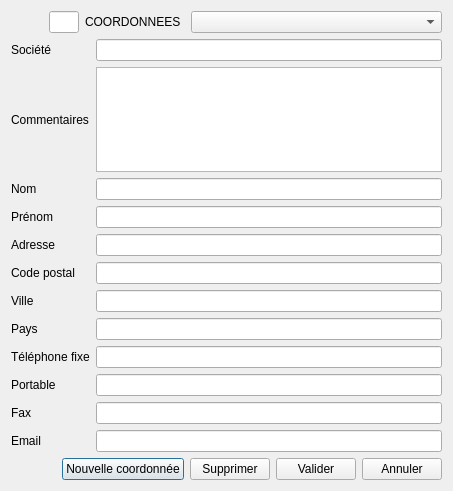
<?xml version="1.0" encoding="UTF-8"?>
<ui version="4.0">
 <class>Dialog_coordonnees</class>
 <widget class="QDialog" name="Dialog_coordonnees">
  <property name="geometry">
   <rect>
    <x>0</x>
    <y>0</y>
    <width>453</width>
    <height>491</height>
   </rect>
  </property>
  <property name="windowTitle">
   <string>Fiche coordonnées</string>
  </property>
  <layout class="QHBoxLayout" name="horizontalLayout_3">
   <item>
    <layout class="QVBoxLayout" name="verticalLayout">
     <item>
      <layout class="QHBoxLayout" name="horizontalLayout_4">
       <item>
        <widget class="QLabel" name="label_7">
         <property name="maximumSize">
          <size>
           <width>32</width>
           <height>32</height>
          </size>
         </property>
         <property name="text">
          <string/>
         </property>
         <property name="pixmap">
          <pixmap resource="../openjardin.qrc">:/images/adresses.png</pixmap>
         </property>
         <property name="scaledContents">
          <bool>true</bool>
         </property>
        </widget>
       </item>
       <item>
        <widget class="QLineEdit" name="lineEdit_idCoordonnees">
         <property name="maximumSize">
          <size>
           <width>30</width>
           <height>16777215</height>
          </size>
         </property>
        </widget>
       </item>
       <item>
        <widget class="QLabel" name="label_11">
         <property name="maximumSize">
          <size>
           <width>100</width>
           <height>30</height>
          </size>
         </property>
         <property name="text">
          <string>COORDONNEES</string>
         </property>
        </widget>
       </item>
       <item>
        <widget class="QComboBox" name="comboBox_societe"/>
       </item>
      </layout>
     </item>
     <item>
      <layout class="QGridLayout" name="gridLayout">
       <item row="8" column="2">
        <widget class="QLineEdit" name="lineEdit_Pays"/>
       </item>
       <item row="6" column="0">
        <widget class="QLabel" name="label_5">
         <property name="text">
          <string>Code postal</string>
         </property>
        </widget>
       </item>
       <item row="3" column="0">
        <widget class="QLabel" name="label_16">
         <property name="text">
          <string>Nom</string>
         </property>
        </widget>
       </item>
       <item row="14" column="0">
        <layout class="QVBoxLayout" name="verticalLayout_2"/>
       </item>
       <item row="9" column="2">
        <widget class="QLineEdit" name="lineEdit_Fixe"/>
       </item>
       <item row="5" column="2">
        <widget class="QLineEdit" name="lineEdit_Adresse"/>
       </item>
       <item row="11" column="0">
        <widget class="QLabel" name="label_8">
         <property name="text">
          <string>Fax</string>
         </property>
        </widget>
       </item>
       <item row="12" column="0">
        <widget class="QLabel" name="label_9">
         <property name="text">
          <string>Email</string>
         </property>
        </widget>
       </item>
       <item row="6" column="2">
        <widget class="QLineEdit" name="lineEdit_Code_postal"/>
       </item>
       <item row="7" column="0">
        <widget class="QLabel" name="label_6">
         <property name="text">
          <string>Ville</string>
         </property>
        </widget>
       </item>
       <item row="10" column="0">
        <widget class="QLabel" name="label_14">
         <property name="text">
          <string>Portable</string>
         </property>
        </widget>
       </item>
       <item row="4" column="0">
        <widget class="QLabel" name="label_3">
         <property name="text">
          <string>Prénom</string>
         </property>
        </widget>
       </item>
       <item row="8" column="0">
        <widget class="QLabel" name="label_12">
         <property name="text">
          <string>Pays</string>
         </property>
        </widget>
       </item>
       <item row="2" column="0">
        <widget class="QLabel" name="label_2">
         <property name="text">
          <string>Commentaires</string>
         </property>
        </widget>
       </item>
       <item row="2" column="2">
        <widget class="QTextEdit" name="textEdit_Commentaires"/>
       </item>
       <item row="11" column="2">
        <widget class="QLineEdit" name="lineEdit_Fax"/>
       </item>
       <item row="9" column="0">
        <widget class="QLabel" name="label_13">
         <property name="text">
          <string>Téléphone fixe</string>
         </property>
        </widget>
       </item>
       <item row="10" column="2">
        <widget class="QLineEdit" name="lineEdit_portable"/>
       </item>
       <item row="1" column="2">
        <widget class="QLineEdit" name="lineEdit_Societe"/>
       </item>
       <item row="5" column="0">
        <widget class="QLabel" name="label_4">
         <property name="text">
          <string>Adresse</string>
         </property>
        </widget>
       </item>
       <item row="12" column="2">
        <widget class="QLineEdit" name="lineEdit_Email"/>
       </item>
       <item row="4" column="2">
        <widget class="QLineEdit" name="lineEdit_Prenom"/>
       </item>
       <item row="3" column="2">
        <widget class="QLineEdit" name="lineEdit_Nom"/>
       </item>
       <item row="7" column="2">
        <widget class="QLineEdit" name="lineEdit_Ville"/>
       </item>
       <item row="1" column="0">
        <widget class="QLabel" name="label">
         <property name="text">
          <string>Société</string>
         </property>
        </widget>
       </item>
      </layout>
     </item>
     <item>
      <layout class="QHBoxLayout" name="horizontalLayout">
       <item>
        <spacer name="horizontalSpacer">
         <property name="orientation">
          <enum>Qt::Horizontal</enum>
         </property>
         <property name="sizeHint" stdset="0">
          <size>
           <width>40</width>
           <height>20</height>
          </size>
         </property>
        </spacer>
       </item>
       <item>
        <widget class="QPushButton" name="pushButton_nouveau">
         <property name="text">
          <string>Nouvelle coordonnée</string>
         </property>
         <property name="icon">
          <iconset resource="../openjardin.qrc">
           <normaloff>:/images/add_48.png</normaloff>:/images/add_48.png</iconset>
         </property>
        </widget>
       </item>
       <item>
        <widget class="QPushButton" name="pushButton_Supprimer">
         <property name="text">
          <string>Supprimer</string>
         </property>
         <property name="icon">
          <iconset resource="../openjardin.qrc">
           <normaloff>:/images/remove_48.png</normaloff>:/images/remove_48.png</iconset>
         </property>
        </widget>
       </item>
       <item>
        <widget class="QPushButton" name="pushButton_Valider">
         <property name="text">
          <string>Valider</string>
         </property>
         <property name="icon">
          <iconset resource="../openjardin.qrc">
           <normaloff>:/images/Valider.png</normaloff>:/images/Valider.png</iconset>
         </property>
        </widget>
       </item>
       <item>
        <widget class="QPushButton" name="pushButton_Annuler">
         <property name="text">
          <string>Annuler</string>
         </property>
         <property name="icon">
          <iconset resource="../openjardin.qrc">
           <normaloff>:/images/icones/quitter.png</normaloff>:/images/icones/quitter.png</iconset>
         </property>
        </widget>
       </item>
      </layout>
     </item>
    </layout>
   </item>
  </layout>
 </widget>
 <resources>
  <include location="../openjardin.qrc"/>
 </resources>
 <connections/>
</ui>
